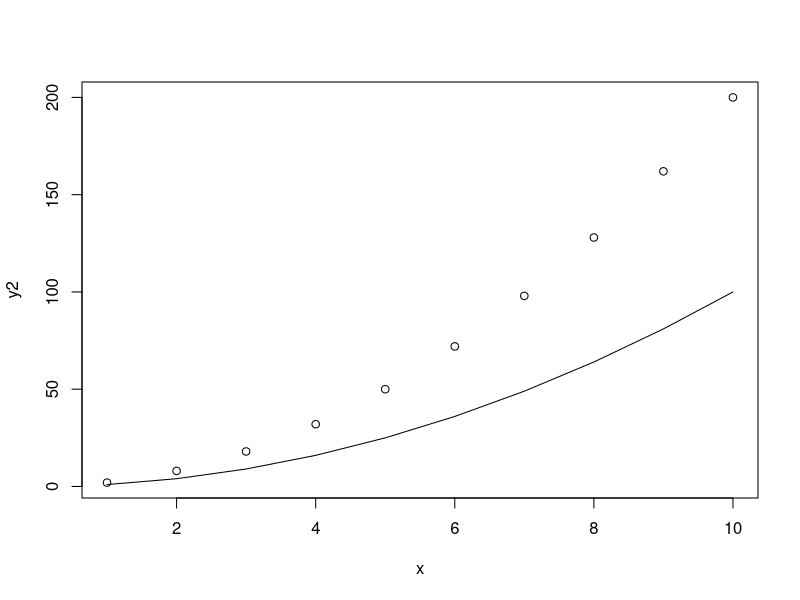
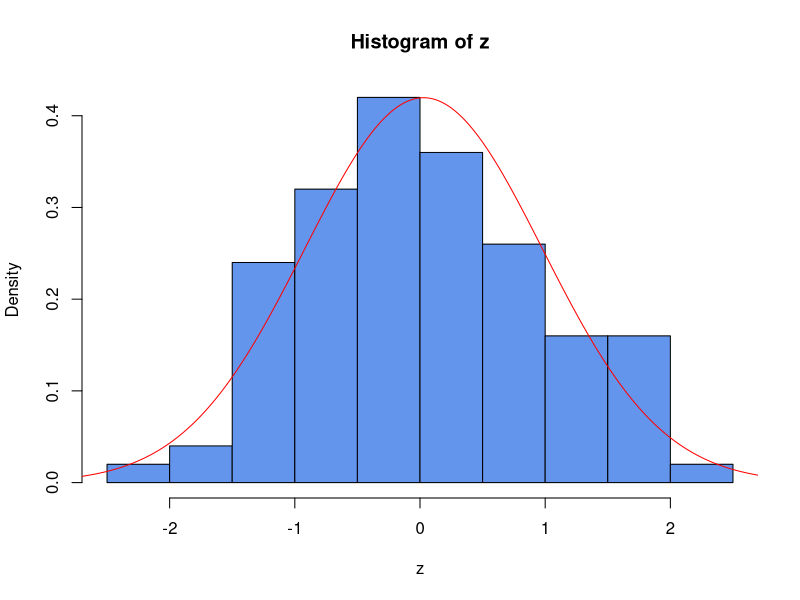

The R script that drew these images, in order:
## ---- chunk 1
a <- "My name"
a
## ---- chunk 2
1 == 1

1 == 2 

1 & 2 == 1

1 | 2 == 1

1 > 2

1 < 2

1 != 2
## ---- chunk 3
mynumbers <- c(3,5,6,7,9)
mynumbers
mynumbers <- c(1:10)
mynumbers
## ---- chunk 4
a <- seq(0.5,2.5, length=100)
a
b <- seq(1,10,1)
b
mynumbers <- 1:12
m <-matrix(mynumbers, nrow=4)
m
## ---- chunk 5
Students <- c('Rob', 'James', 'Sam', 'Jane')
Marks <- c(20, 45, 65, 52)
myclass <- data.frame(Students, Marks)
myclass[, 1]
myclass[, 2]
mean(myclass[, 2])
## ---- chunk 6
myclass$Students
myclass$Marks
myclass$Students == 'Rob'
myclass[myclass$Students == 'Rob', ]
myclass$Marks > 50
myclass$Marks > 50
myclass[myclass$Marks > 50, ]
## ---- chunk 7
x <- seq(1: 10)
y1 <- x^2
y2 <- 2 * x ^ 2
plot(x,y2)
lines(y1)
## ---- chunk 8
z <- rnorm(100)
hist(z, prob=TRUE, col = 'cornflowerblue')
mu <- mean(z)
sig <-sd(z)
x <- seq(-4,4,length=500)
y <- dnorm(x,mu,sig)
lines(x,y, col='red')
